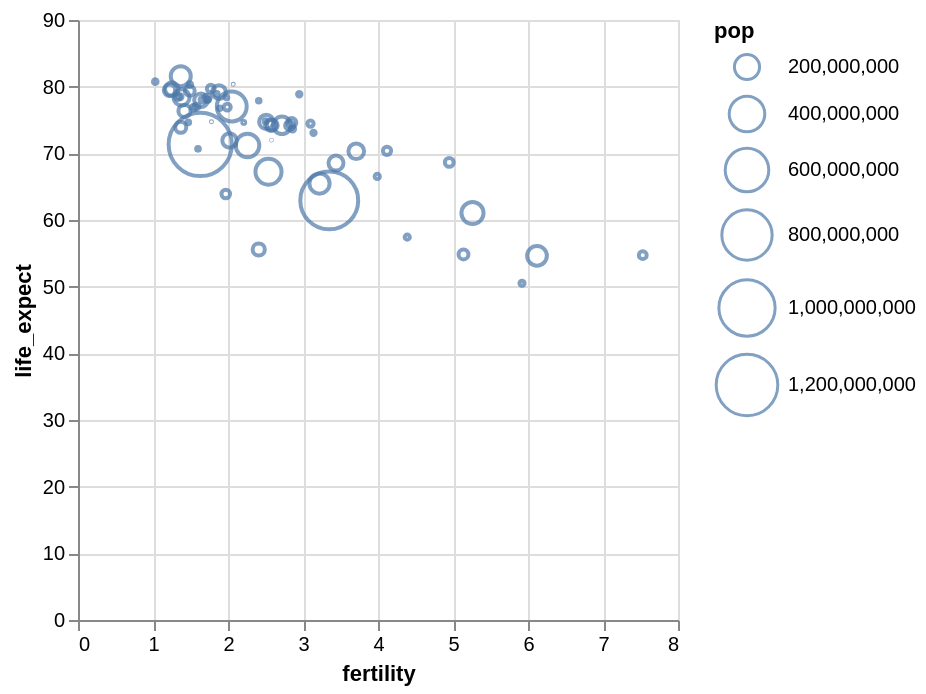

The notebook cell this image was saved under:
### Markdown cell above
In some cases we might be unsatisfied with the default size range. To provide a customized span of sizes, set the `range` parameter of the `scale` attribute to an array indicating the smallest and largest sizes. Here we update the size encoding to range from 0 pixels (for zero values) to 1,000 pixels (for the maximum value in the scale domain):

### Code cell
alt.Chart(data2000).mark_point().encode(
    alt.X('fertility:Q'),
    alt.Y('life_expect:Q'),
    alt.Size('pop:Q', scale=alt.Scale(range=[0,1000]))
)

### Figure 1 — Vega-Lite specification as saved in the notebook (floating-point values rounded to 4 significant figures)
{"config": {"view": {"continuousWidth": 300, "continuousHeight": 300}}, "data": {"name": "data-bc091f26dcbfed41e77a4db283369a07"}, "mark": {"type": "point"}, "encoding": {"size": {"field": "pop", "scale": {"range": [0, 1000]}, "type": "quantitative"}, "x": {"field": "fertility", "type": "quantitative"}, "y": {"field": "life_expect", "type": "quantitative"}}, "$schema": "https://vega.github.io/schema/vega-lite/v6.1.0.json", "datasets": {"data-bc091f26dcbfed41e77a4db283369a07": [{"year": 2000, "country": "Afghanistan", "cluster": 0, "pop": 19542982, "life_expect": 54.73, "fertility": 7.53}, {"year": 2000, "country": "Argentina", "cluster": 3, "pop": 37070774, "life_expect": 74.22, "fertility": 2.59}, {"year": 2000, "country": "Australia", "cluster": 4, "pop": 19017963, "life_expect": 79.72, "fertility": 1.77}, {"year": 2000, "country": "Austria", "cluster": 1, "pop": 8010428, "life_expect": 78.49, "fertility": 1.36}, {"year": 2000, "country": "Bahamas", "cluster": 3, "pop": 325014, "life_expect": 71.25, "fertility": 2.1}, {"year": 2000, "country": "Bangladesh", "cluster": 0, "pop": 129193327, "life_expect": 65.47, "fertility": 3.22}, {"year": 2000, "country": "Barbados", "cluster": 3, "pop": 264657, "life_expect": 74.74, "fertility": 1.78}, {"year": 2000, "country": "Belgium", "cluster": 1, "pop": 10264343, "life_expect": 78.04, "fertility": 1.66}, {"year": 2000, "country": "Bolivia", "cluster": 3, "pop": 8592656, "life_expect": 66.53, "fertility": 3.99}, {"year": 2000, "country": "Brazil", "cluster": 3, "pop": 175873720, "life_expect": 71.18, "fertility": 2.26}, {"year": 2000, "country": "Canada", "cluster": 3, "pop": 30683313, "life_expect": 79.36, "fertility": 1.49}, {"year": 2000, "country": "Chile", "cluster": 3, "pop": 15351799, "life_expect": 76.93, "fertility": 1.99}, {"year": 2000, "country": "China", "cluster": 4, "pop": 1264099069, "life_expect": 71.33, "fertility": 1.63}, {"year": 2000, "country": "Colombia", "cluster": 3, "pop": 39215135, "life_expect": 74.23, "fertility": 2.57}, {"year": 2000, "country": "Costa Rica", "cluster": 3, "pop": 3979193, "life_expect": 77.9, "fertility": 2.41}, {"year": 2000, "country": "Croatia", "cluster": 1, "pop": 4548434, "life_expect": 74.65, "fertility": 1.47}, {"year": 2000, "country": "Cuba", "cluster": 3, "pop": 11105791, "life_expect": 77.01, "fertility": 1.58}, {"year": 2000, "country": "Dominican Republic", "cluster": 3, "pop": 8540791, "life_expect": 73.66, "fertility": 2.86}, {"year": 2000, "country": "Ecuador", "cluster": 3, "pop": 12626507, "life_expect": 74.46, "fertility": 3.1}, {"year": 2000, "country": "Egypt", "cluster": 5, "pop": 71371371, "life_expect": 68.54, "fertility": 3.44}, {"year": 2000, "country": "El Salvador", "cluster": 3, "pop": 5958482, "life_expect": 73.07, "fertility": 3.14}, {"year": 2000, "country": "Finland", "cluster": 1, "pop": 5176209, "life_expect": 78.04, "fertility": 1.73}, {"year": 2000, "country": "France", "cluster": 1, "pop": 58665453, "life_expect": 79.19, "fertility": 1.88}, {"year": 2000, "country": "Georgia", "cluster": 1, "pop": 4265172, "life_expect": 70.68, "fertility": 1.6}, {"year": 2000, "country": "Germany", "cluster": 1, "pop": 81551677, "life_expect": 78.39, "fertility": 1.38}, {"year": 2000, "country": "Greece", "cluster": 1, "pop": 11038109, "life_expect": 78.44, "fertility": 1.33}, {"year": 2000, "country": "Grenada", "cluster": 3, "pop": 107432, "life_expect": 71.97, "fertility": 2.58}, {"year": 2000, "country": "Haiti", "cluster": 3, "pop": 8360225, "life_expect": 57.43, "fertility": 4.39}, {"year": 2000, "country": "Hong Kong, China", "cluster": 4, "pop": 6731195, "life_expect": 80.75, "fertility": 1.03}, {"year": 2000, "country": "Iceland", "cluster": 1, "pop": 281462, "life_expect": 80.35, "fertility": 2.07}, {"year": 2000, "country": "India", "cluster": 0, "pop": 1059633675, "life_expect": 62.94, "fertility": 3.35}, {"year": 2000, "country": "Indonesia", "cluster": 4, "pop": 214072421, "life_expect": 67.24, "fertility": 2.54}, {"year": 2000, "country": "Iran", "cluster": 5, "pop": 65544383, "life_expect": 71.94, "fertility": 2.02}, {"year": 2000, "country": "Iraq", "cluster": 5, "pop": 24628858, "life_expect": 68.64, "fertility": 4.95}, {"year": 2000, "country": "Ireland", "cluster": 1, "pop": 3768950, "life_expect": 76.77, "fertility": 1.89}, {"year": 2000, "country": "Israel", "cluster": 5, "pop": 6116958, "life_expect": 78.87, "fertility": 2.95}, {"year": 2000, "country": "Italy", "cluster": 1, "pop": 56966397, "life_expect": 79.64, "fertility": 1.25}, {"year": 2000, "country": "Jamaica", "cluster": 3, "pop": 2612205, "life_expect": 74.64, "fertility": 2.21}, {"year": 2000, "country": "Japan", "cluster": 4, "pop": 126803861, "life_expect": 81.57, "fertility": 1.37}, {"year": 2000, "country": "Kenya", "cluster": 2, "pop": 30851606, "life_expect": 54.83, "fertility": 5.14}, {"year": 2000, "country": "Lebanon", "cluster": 5, "pop": 4320642, "life_expect": 74.82, "fertility": 2.5}, {"year": 2000, "country": "Mexico", "cluster": 3, "pop": 97873442, "life_expect": 74.21, "fertility": 2.72}, {"year": 2000, "country": "Netherlands", "cluster": 1, "pop": 15899135, "life_expect": 78.28, "fertility": 1.72}, {"year": 2000, "country": "New Zealand", "cluster": 4, "pop": 3855266, "life_expect": 78.39, "fertility": 1.98}, {"year": 2000, "country": "Nigeria", "cluster": 2, "pop": 122851984, "life_expect": 54.63, "fertility": 6.12}, {"year": 2000, "country": "North Korea", "cluster": 4, "pop": 23367059, "life_expect": 63.9, "fertility": 1.97}, {"year": 2000, "country": "Norway", "cluster": 1, "pop": 4491202, "life_expect": 78.9, "fertility": 1.85}, {"year": 2000, "country": "Pakistan", "cluster": 0, "pop": 154369924, "life_expect": 61.04, "fertility": 5.26}, {"year": 2000, "country": "Peru", "cluster": 3, "pop": 26654439, "life_expect": 74.61, "fertility": 2.85}, {"year": 2000, "country": "Philippines", "cluster": 4, "pop": 77958223, "life_expect": 70.31, "fertility": 3.71}, {"year": 2000, "country": "Poland", "cluster": 1, "pop": 38504431, "life_expect": 73.9, "fertility": 1.37}, {"year": 2000, "country": "Portugal", "cluster": 1, "pop": 10300626, "life_expect": 76.84, "fertility": 1.54}, {"year": 2000, "country": "Rwanda", "cluster": 2, "pop": 8109989, "life_expect": 50.51, "fertility": 5.92}, {"year": 2000, "country": "Saudi Arabia", "cluster": 5, "pop": 21547390, "life_expect": 70.37, "fertility": 4.12}, {"year": 2000, "country": "South Africa", "cluster": 2, "pop": 46813266, "life_expect": 55.58, "fertility": 2.41}, {"year": 2000, "country": "South Korea", "cluster": 4, "pop": 46788591, "life_expect": 76.34, "fertility": 1.42}, {"year": 2000, "country": "Spain", "cluster": 1, "pop": 40741651, "life_expect": 79.47, "fertility": 1.22}, {"year": 2000, "country": "Switzerland", "cluster": 1, "pop": 7182059, "life_expect": 80.3, "fertility": 1.49}, {"year": 2000, "country": "Turkey", "cluster": 1, "pop": 64113547, "life_expect": 74.73, "fertility": 2.51}, {"year": 2000, "country": "United Kingdom", "cluster": 1, "pop": 58850043, "life_expect": 77.97, "fertility": 1.64}, {"year": 2000, "country": "United States", "cluster": 3, "pop": 282398554, "life_expect": 77.03, "fertility": 2.05}, {"year": 2000, "country": "Venezuela", "cluster": 3, "pop": 24427729, "life_expect": 74.17, "fertility": 2.82}]}}
